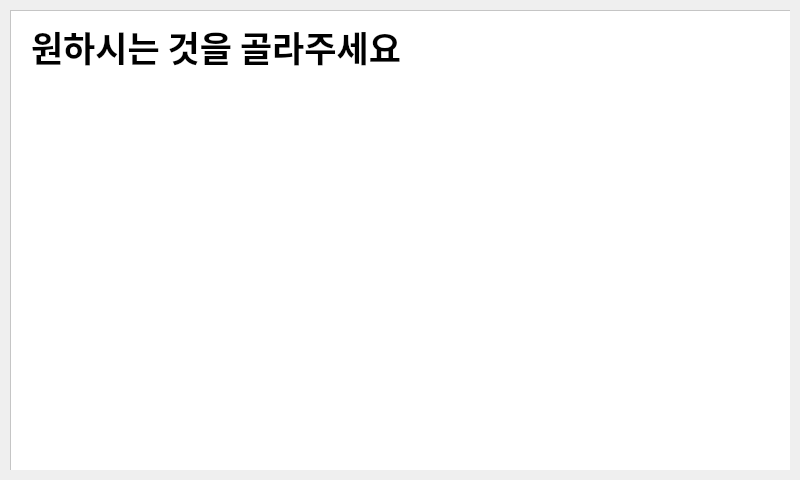
<?xml version="1.0" encoding="UTF-8"?>
<ui version="4.0">
 <class>MainWindow</class>
 <widget class="QMainWindow" name="MainWindow">
  <property name="geometry">
   <rect>
    <x>0</x>
    <y>0</y>
    <width>800</width>
    <height>480</height>
   </rect>
  </property>
  <property name="windowTitle">
   <string>MainWindow</string>
  </property>
  <widget class="QWidget" name="centralwidget">
   <widget class="QFrame" name="frame">
    <property name="geometry">
     <rect>
      <x>10</x>
      <y>10</y>
      <width>780</width>
      <height>460</height>
     </rect>
    </property>
    <property name="styleSheet">
     <string notr="true">
	background-color:rgb(255, 255, 255);
	color:rgb(0, 0, 0);</string>
    </property>
    <property name="frameShape">
     <enum>QFrame::StyledPanel</enum>
    </property>
    <property name="frameShadow">
     <enum>QFrame::Raised</enum>
    </property>
    <widget class="QScrollArea" name="scrollArea">
     <property name="geometry">
      <rect>
       <x>0</x>
       <y>0</y>
       <width>781</width>
       <height>461</height>
      </rect>
     </property>
     <property name="widgetResizable">
      <bool>true</bool>
     </property>
     <widget class="QWidget" name="scrollAreaWidgetContents">
      <property name="geometry">
       <rect>
        <x>0</x>
        <y>0</y>
        <width>779</width>
        <height>459</height>
       </rect>
      </property>
      <widget class="QLabel" name="choose_question_2">
       <property name="geometry">
        <rect>
         <x>20</x>
         <y>10</y>
         <width>381</width>
         <height>51</height>
        </rect>
       </property>
       <property name="font">
        <font>
         <family>Pretendard SemiBold</family>
         <pointsize>26</pointsize>
         <weight>75</weight>
         <bold>true</bold>
        </font>
       </property>
       <property name="text">
        <string>원하시는 것을 골라주세요</string>
       </property>
       <property name="alignment">
        <set>Qt::AlignLeading|Qt::AlignLeft|Qt::AlignVCenter</set>
       </property>
      </widget>
     </widget>
    </widget>
   </widget>
  </widget>
 </widget>
 <resources/>
 <connections/>
</ui>
